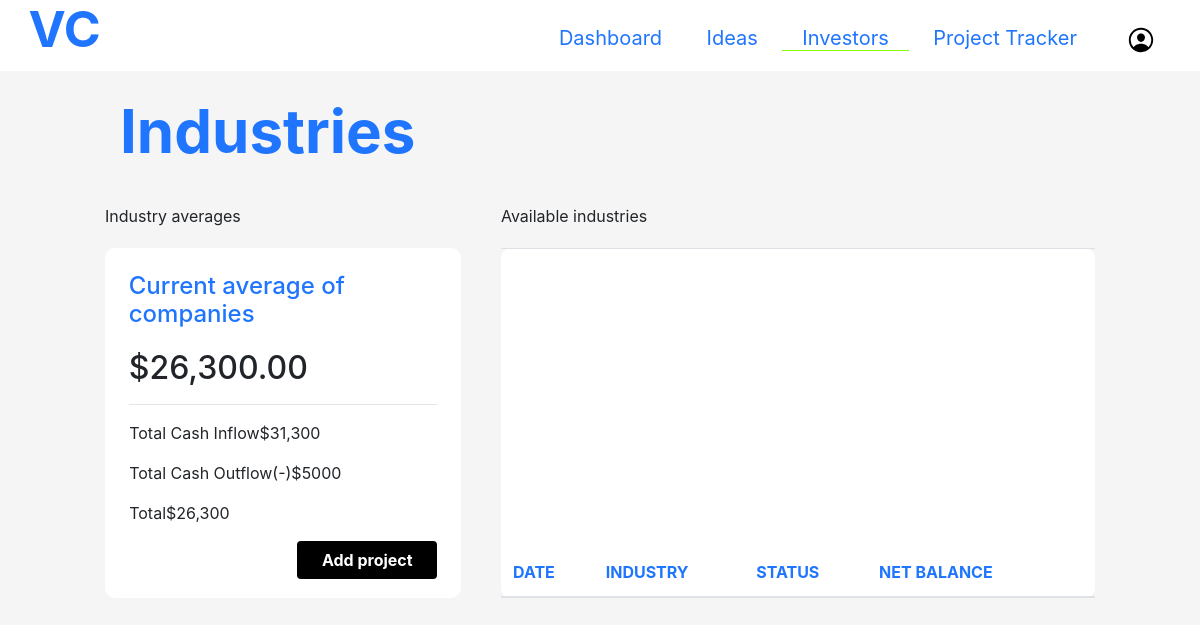
The app's page /industries.php, older data.
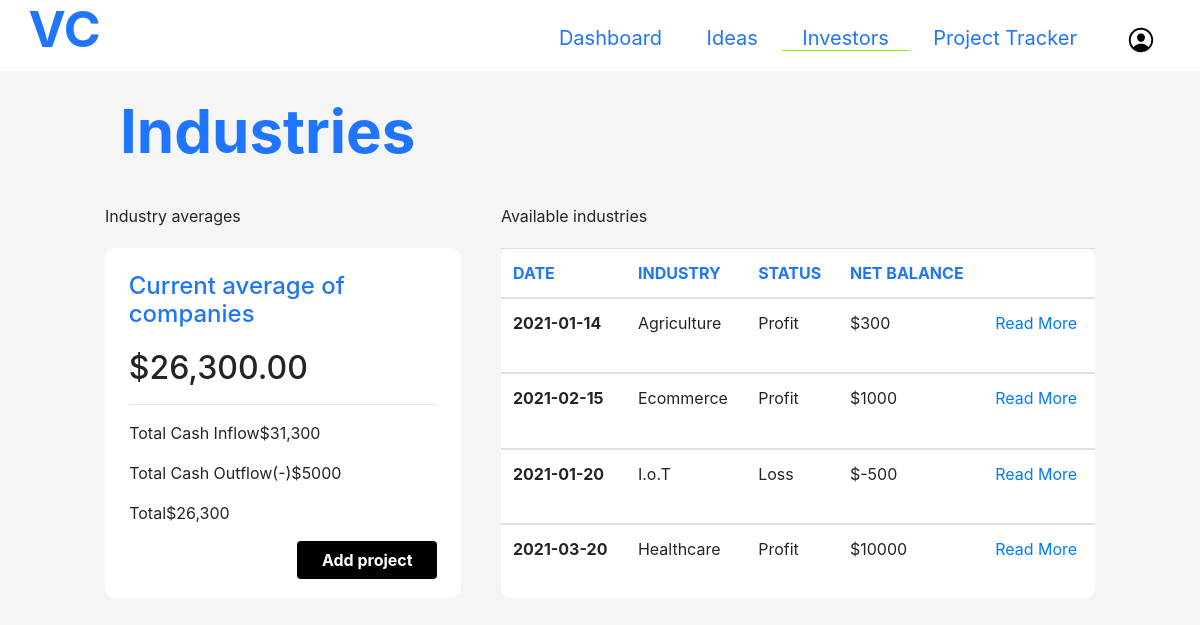
The same page, newer data.
### tables this page shows
CREATE TABLE `industry` (
  `industry_id` int(11) NOT NULL,
  `industry_type` varchar(250) DEFAULT NULL,
  `date` date NOT NULL,
  `status` varchar(30) DEFAULT NULL,
  `net_balance` int(40) DEFAULT NULL
);

### industries.php (the view, shortened to what this page needs)
<!DOCTYPE html>
<html>
<head>
    <link href="https://cdnjs.cloudflare.com/ajax/libs/simple-line-icons/2.4.1/css/simple-line-icons.min.css" rel="stylesheet">
    <link rel="stylesheet" href="https://maxcdn.bootstrapcdn.com/bootstrap/4.0.0/css/bootstrap.min.css">
    <link rel="stylesheet" href="css/main.css">
    <link rel="stylesheet" href="css/nav.css">
</head>
<body>
    <?php
        $currentPage = "investors";
        include("includes/nav.php");
    ?>
    <?php
    $servername = "localhost";
    $username = "root";
    $password = "";
    $dbname = "funding";
    $conn = new mysqli($servername, $username, $password, $dbname);
    $sql = "SELECT * FROM `industry`";
    $result = $conn->query($sql);
    echo '<main>
            <h1 class="i-heading">Industries</h1>
            <div class="row">
                <div class="left-b">
                    <caption>Industry averages</caption>
                    <div class="left-box">
                        <h4>Current average of companies</h4>
                        <h2>$26,300.00</h2>
                        <hr>
                        <div class="row" style="padding: 0 5%;">
                            <p>Total Cash Inflow</p>
                            <p>$31,300</p>
                        </div>
                        <div class="row" style="padding: 0 5%;">
                            <p>Total Cash Outflow</p>
                            <p>(-)$5000</p>
                        </div>
                        <div class="row" style="padding: 0 5%;">
                            <p>Total</p>
                            <p>$26,300</p>
                        </div>
                        <div class="form-group add-btn">
                            <button type="button" class="btn btn-block add"><a href="project_info.php">Add project</a></button>
                        </div>
                    </div>
                </div>
                <div class="right-b">
                    <caption>Available industries</caption>
                    <table class="table right-box">
                        <thead>
                            <tr>
                                <th scope="col">DATE</th>
                                <th scope="col">INDUSTRY</th>
                                <th scope="col">STATUS</th>
                                <th scope="col">NET BALANCE</th>
                                <th scope="col"></th>
                            </tr>
                        </thead>';
                        if($result->num_rows > 0) {
                            while($row = $result->fetch_assoc()) {
                                if ($row["industry_type"] == "Agriculture"){
                                    $page_link = "agriculture.php";
                                }
                                else if ($row["industry_type"] == "Ecommerce") {
                                    $page_link = "ecommerce.php";
                                }
                                else if ($row["industry_type"] == "I.o.T") {
                                    $page_link = "iot.php";
                                }
                                else if ($row["industry_type"] == "Healthcare") {
                                    $page_link = "healthcare.php";
                                }
                                echo '<tbody>
                                    <tr>
                                        <th scope="row">'. $row["date"].'</th>
                                        <td>'. $row["industry_type"].'</td>
                                        <td>'. $row["status"].'</td>
                                        <td>$'. $row["net_balance"].'</td>
                                        <td><a href="'.$page_link.'">Read More</a></td>
                                    </tr>
                                </tbody>';
                            }
                        }
                        echo '
                    </table>
                </div>
            </div>
        </main>';
    ?>
</body>
</html>

### includes/nav.php (shortened to what this page needs)
<nav>
    <label class="p-name">VC</label>
    <ul class="navigation">
        <li>
            <a href="mainpage.php" class="<?php echo $currentPage == "home" ? "active" : "" ?>">Dashboard</a>
        </li>
        <li>
            <a href="project_info.php" class="<?php echo $currentPage == "ideas" ? "active" : "" ?>">Ideas</a>
        </li>
        <li>
            <a href="industries.php" class="<?php echo $currentPage == "investors" ? "active" : "" ?>">Investors</a>
        </li>
        <li>
            <a href="project_arch.php" class="<?php echo $currentPage == "tracker" ? "active" : "" ?>">Project Tracker</a>
        </li>
        <li>
            <label for="person-check">
                <span style="padding: 0 20px;"><img class="person-icon" src="images/person-circle.svg"></span>
            </label>
        </li>
    </ul>
</nav>

### css/main.css (style rules this page uses)
body { background-color: #F5F5F5; }
.main-title, h4 { padding-bottom: 4%; }
.decisions button > a, button.add > a, button.continue, button.continue:hover { color: white; }
main { padding: 2%; }
img { width: 100%; height: 450px; border-radius: 20px; margin-top: 2%; margin-bottom: 2%; }
main { padding: 2% 10%; }
.left-b { width: 40%; }
.right-b { width: 60%; }
.left-box, .right-box { height: 350px; padding: 6%; margin: 20px 0; border-radius: 10px; background-color: white; }
.left-box { margin-right: 40px; }
.i-heading { color: #1F75FE; font-size: 60px; font-weight: 700; padding-bottom: 3%; }
.add { width: 140px; float: right; color: white; font-weight: 700; background-color: black; }
thead tr, h4 { color: #1F75FE; }

### css/nav.css (style rules this page uses)
.person-icon { cursor: pointer; width: 30px; height: 30px; }
nav { padding: 2%; line-height: 10px; background-color: white; }
.navigation { float: right; }
.navigation li { display: inline-block; }
.navigation li a { font-size: 20px; padding: 0 20px; cursor: pointer; }
.p-name { font-size: 50px; font-weight: 700; }
.navigation li > a, .p-name { color: #1F75FE; background: transparent; }
a.active { border-bottom: 1px solid chartreuse; }

Row changes from the older to the newer data that the page shows:
added industry: date "2021-01-14", industry_type "Agriculture", status "Profit", net_balance "300"
added industry: date "2021-02-15", industry_type "Ecommerce", status "Profit", net_balance "1000"
added industry: date "2021-01-20", industry_type "I.o.T", status "Loss", net_balance "-500"
added industry: date "2021-03-20", industry_type "Healthcare", status "Profit", net_balance "10000"
